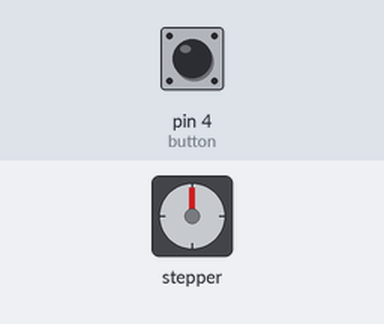
This sketch was run on a simulated Arduino Uno, built with avr-gcc and run on an emulated ATmega328P. On the bench: stepper motor. The inputs (shaded band) are chosen by the test bench; at power-on: pin 4 (button) LOW. Stepper angles assume 2048 steps per turn.

Above: at 1.2 s.
1.3 s: pin 4 (button) pulled HIGH for 1 s
At 2.9 s:
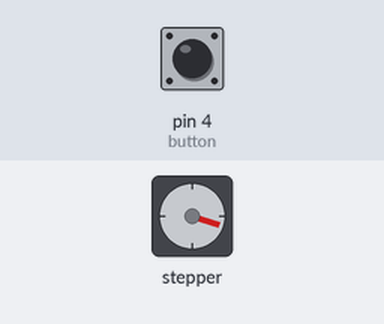
3.8 s: pin 4 (button) pulled HIGH for 0.15 s
At 5.0 s:
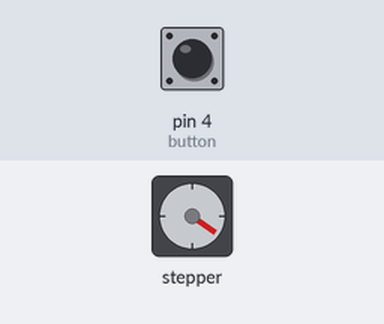
5.4 s: pin 4 (button) pulled HIGH for 0.15 s
At 6.1 s:
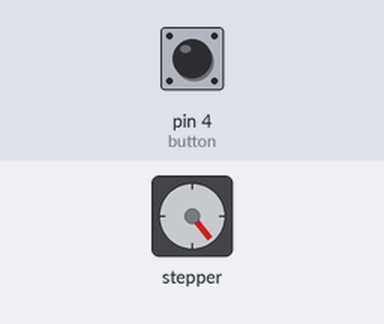
7.0 s: pin 4 (button) pulled HIGH for 3.2 s
At 7.45 s:
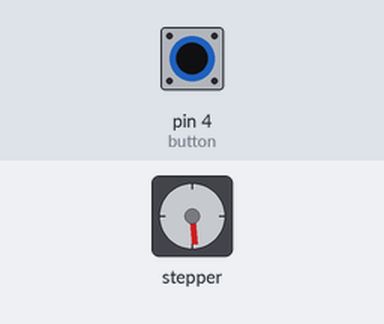
11.7 s: pin 4 (button) pulled HIGH for 1 s
At 13.6 s:
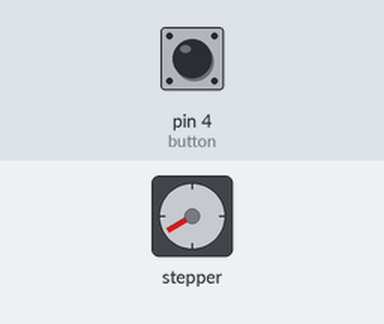
14.2 s: pin 4 (button) pulled HIGH for 0.15 s
At 15.3 s:
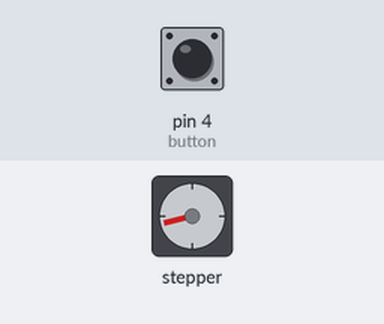
Timing chart, 0 to 16.8 s (numbered marks = the images above; inputs shaded):
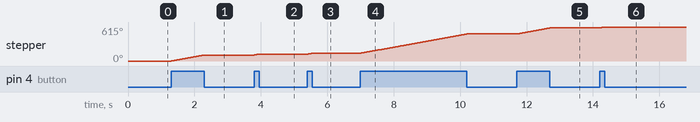

Measured:
- after the input at 1.3 s, stepper: turns 108° clockwise in 0.98 s, starting at once
- after the input at 3.8 s, stepper: turns 17° clockwise in 0.15 s, starting at once
- after the input at 5.4 s, stepper: turns 16° clockwise in 0.14 s, starting at once
- after the input at 7.0 s, stepper: turns 349° clockwise in 3.2 s, starting at once
- after the input at 11.7 s, stepper: turns 109° clockwise in 0.99 s, starting at once
- after the input at 14.2 s, stepper: turns 16° clockwise in 0.14 s, starting at once

The sketch:

StepMotorWithButton.ino
```cpp
#include <Stepper.h>
#define button 4

int buttonInfo;
const int stepsPerRevolution = 2048;

Stepper steppername = Stepper(stepsPerRevolution, 8, 10, 9, 11);

void setup() {
  pinMode(button,INPUT);
  steppername.setSpeed(20); // rpm
}

void loop() {
  buttonInfo = digitalRead(button);
  if (buttonInfo)
    //steppername.step(stepsPerRevolution); // turns one step
    steppername.step(1); // turns while pressing
  else {
    // do nothing
  }
}
```
